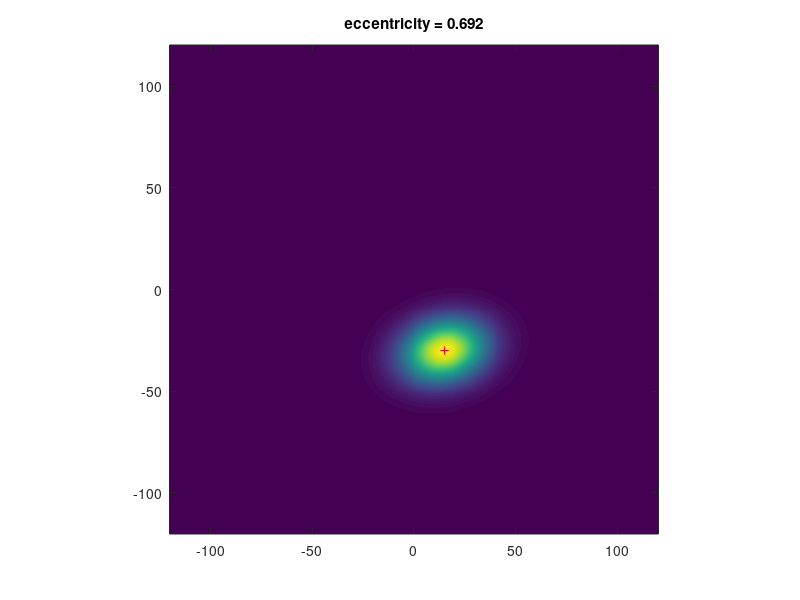

The MATLAB script that drew this image: (Note: this script raises an error after producing the figure.)


clear
% n_reps = 32 random bootstrap centerings of RF 

% this script computes the effective contrast of a radon bar protocol and a
% checkerboard protocol

% this script also demonstrates the use of tools.artificalRadon 

X = linspace(-120,120,501); % image coordinates 
[gx,gy] = meshgrid(X);    % pixel grid


% equation of a 2D Elliptical Gaussian RF. 
% p[1] = center (x), p[2] = center (y), p[3] = radius
gauss_2d = @(x,y,p) exp( -( ((x-p(1))/p(3)).^2 + ...
                            ((y-p(2))/p(4)).^2 + p(5) * ... 
                            ((x-p(1)).*(y-p(2))/(p(3)*p(4))) )); 

par = [15 -30 20 15 -0.3];
% ellipse_RF - elliptical gaussian
ellipse_RF = gauss_2d(gx,gy,par);

v_ = @(x) x(:); % column vector-ifier

dA = mean(diff(X)).^2; % size of a single pixel of DoG_RF

% Show RF map
figure(1), clf
imagesc(X,X,ellipse_RF)
axis image xy

hold on, plot(par(1),par(2),'r+')

% When the conic section is given in the general quadratic form
% A x2 + B xy + C y2 + Dx + Ey + F = 0

A = par(3)^-2;
B = par(5)./par(4)./par(3);
C = par(4)^-2;
F = -1;
D = 0;
E = 0;

% The following formula gives the eccentricity e if the conic section is
% not a parabola (which has eccentricity equal to 1), 
% not a degenerate hyperbola or degenerate ellipse, 
% and not an imaginary ellipse: 

eta = -sign(det( [A B/2 D/2 ; B/2 C E/2; D/2 E/2 F] )); 
ecc = sqrt( 2*sqrt((A-C)^2 + B^2) / ( eta*(A+C) + sqrt((A-C)^2+B^2) ));
disp(ecc)
title(sprintf('eccentricity = %0.3f', ecc))

%% generate synthetic radon data from elliptical RF

w_value = 8; % feature size to look at 
rdat = tools.artificalRadon(ellipse_RF,X,'width',w_value); % ,'no-figure');

%% Generate and view gauss fit to elliptical radon data

figure(2), clf reset
gm = analysis.fitGaussianModel(rdat,'-ellipse','-nG',1);
disp(gm.gauss_eccentricity)

figure(3), plots.gaussianModel(rdat, gm)

% The fitted eccentricity doesn't look like it's exactly the same as the
% input eccentricity, not sure why this is but could have something to do
% with the bar width. 

%%

error TODO_generate_calibration_curve

% This is left as an exercise to the perfectly capable student
% 
% idea: 
% 
% in a loop, generate a bunch of different random RFs with eccentricity
% 0.01, 0.1, 0.2, ... 0.99. 
% make sure to get different radii and center positions of the RF
% 
% generate the simulated radon and fitted gauss model 
% 
% plot RF input eccentricity (determined from A, B, and C) and fitted
% eccentricity (gm.gauss_eccentricity) 

